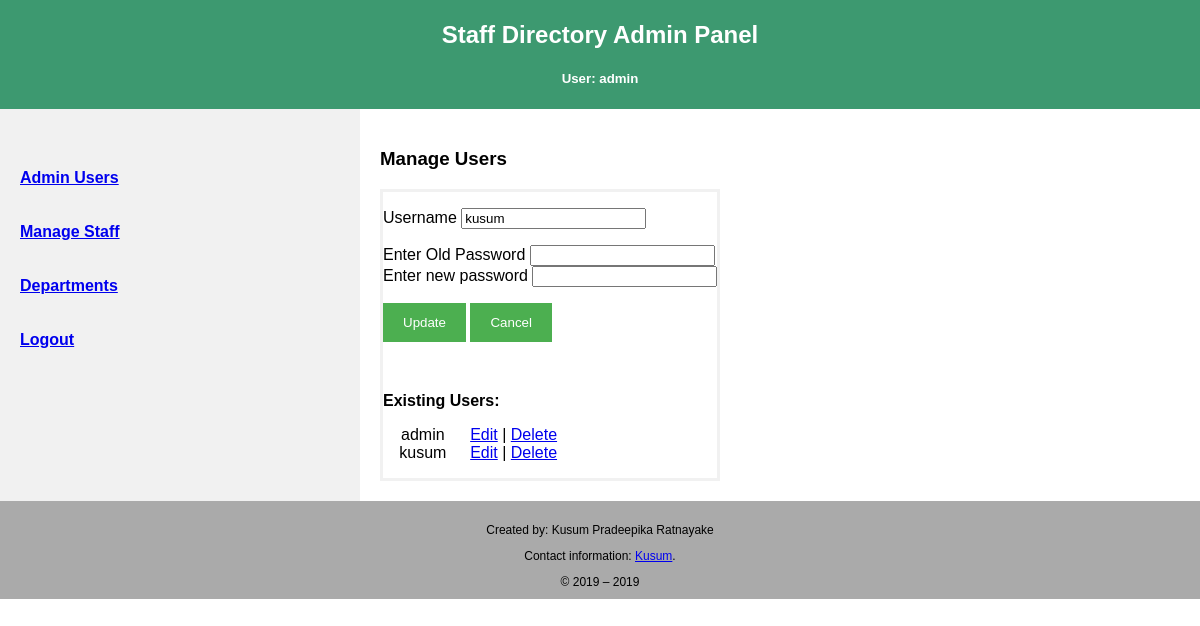
The app's page /admin/admins.php?userid=8 (signed in) with its own data.
### tables this page shows
CREATE TABLE `user` (
  `id` int(10) UNSIGNED NOT NULL,
  `user_name` varchar(20) DEFAULT NULL,
  `password` varchar(25) DEFAULT NULL
);

### admin/data/user.php (called while the page is built, shortened)
<?php
class User
{
	public function get_user($conn, $id=FALSE)
	{
		if (isset($id) && $id != 0)
		{
			$sql = "SELECT * FROM user WHERE id = '$id'";
			$this->result = $conn->query($sql);
			if ($this->result && $this->result->num_rows > 0)
			{
				return $this->result;
			}
		}
	}
	public function all_users($conn, $id=FALSE)
	{
		$sql = "SELECT * FROM user ORDER BY user_name";
		$this->result = $conn->query($sql);
		if ($this->result && $this->result->num_rows > 0)
		{
				return $this->result;
		}
	}
}
?>

### admin/admins.php (the view, shortened to what this page needs)
<?php
include_once 'data/user.php';
$db_conn = new DBconn();
$conn = $db_conn->db_connection();
$user_info = new User();
$userid  = "";
if (isset($_GET['userid']))  $userid = $_GET['userid'];
$rs_edit = $user_info->get_user($conn, $userid);
if (!empty($rs_edit))
  $row_edit = $rs_edit->fetch_assoc();
?>
<!DOCTYPE html>
<html lang="en">
<head>
<link rel = "stylesheet" type = "text/css" href = "../assets/style.css" />
</head>
<body>
<div class="header">
  <h2>Staff Directory Admin Panel</h2>
  <?php if (isset($_SESSION['user'])) echo '<h5>User: '.$_SESSION['user'].'</h5>';?>
</div>
<div class="row">
  <div class="side">
  	  <h4>
	  <?php include_once('navmenu.php'); generateMenu(); ?>
	  </h4>
  </div>
  <div class="main" style="">
    <h3>Manage Users</h3>
		<div style="width:400px">
			<form name="form1" method="post" action="admins.php" onSubmit="return validateInput()">
			<p class='elements'>
			<label for "username">Username</label>
        	<input type="text" name="username" value="<?php if (isset($row_edit['user_name']) ) print $row_edit['user_name']?>" />
        	</p>
        	<p class='elements'>
        <?php
        if (isset($_GET['userid']))
        { ?>
        	Enter Old Password
				<input type="password" name="oldpassword">
				<br/>
        <?php
        }
        if (isset($_GET['userid']))
        	echo "Enter new password"; else echo "Password";
        ?>
        <input  type="password" name="newpword">
        </p>
        <p>
    		<?php
    		if (isset($_GET['userid']))
    		{?>
      	<input name="cmdupdate" type="submit" class="" value="Update">
         <input name="cmdCancel" type="button" class="button" onClick="document.location.href='admins.php'" value="Cancel">
        <?php
        }	else {?>
        	<input name="Submit" type="submit" class="" value="Save">
        <?php } ?>
        </p>
        <br/>
        <p class='elements'>
        <strong>Existing Users:</strong>
        <table width="70%" border="0" align="" cellpadding="0" cellspacing="0">
        	<?php
				$result = $user_info->all_users($conn);
				if ($result->num_rows > 0)
				{
					while ($row = $result->fetch_assoc())
					{
            	?>
             	<tr>
               <td width="" align="center"><?php print $row['user_name'];?></td>
               <td width="" align="center">&nbsp;</td>
               <td width=""><a href="?userid=<?php print $row['id'];?>">Edit</a> |
               <a href="javascript: promptDelete('?delete=<?php print $row['id'];?>',
                  'Are you sure you want to delete this user?')">Delete</a>
               </td>
               </tr>
             <?php
              }
            }
            ?>
          </table>
          </p>
       </form>
		</div>
  </div>
</div>
</body>
</html>

### assets/style.css (style rules this page uses)
* { box-sizing: border-box; }
body { font-family: Arial, Helvetica, sans-serif; margin: 0; }
.header { padding: 1px; text-align: center; background: #3D9970; color: white; }
.row { display: -ms-flexbox; display: flex; -ms-flex-wrap: wrap; flex-wrap: wrap; }
.side { -ms-flex: 30%; flex: 30%; background-color: #f1f1f1; padding: 20px; }
.main { -ms-flex: 70%; flex: 70%; background-color: white; padding: 20px; }
.footer { padding: 10px; text-align: center; background: #AAAAAA; font-family: Arial; font-size: 12px; }
input[type=submit] { background-color: #4CAF50; color: white; padding: 12px 20px; border: none; cursor: pointer; }
.button { background-color: #4CAF50; color: white; padding: 12px 20px; border: none; cursor: pointer; }
.row:after { content: ""; display: table; clear: both; }
form { border: 3px solid #f1f1f1; display: inline-block; }

### records on screen
user: username "kusum", user_name "kusum"
user: user_name "admin"

### other values on screen
$_SESSION['user'] "admin"
